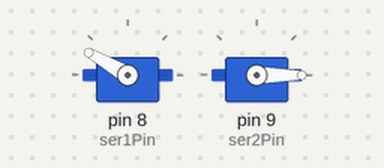
Simulated run of this sketch. Board: Arduino Uno, built with avr-gcc and run on an emulated ATmega328P. On the bench: 2 × servo. At 3.5 s the program stops and its outputs stay as they are.

Above: at 0.1 s.
At 2.1 s:
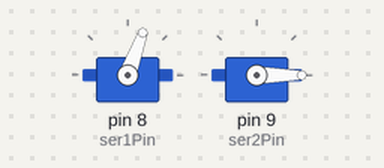
At 3.6 s:
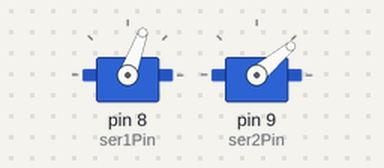
Timing chart, 0 to 5.0 s (numbered marks = the images above):
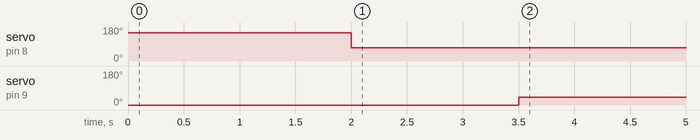

The sketch:

gripper.ino
```cpp
#include <Servo.h>
int ser1Pin=8;
int ser2Pin=9;
Servo gripper;
Servo mover;
void setup()
{
  gripper.attach(ser1Pin);
  mover.attach(ser2Pin);
}
void loop()
{
  gripper.write(150);
  mover.write(0);
  delay(2000);
  gripper.write(70);
  delay(1500);
  mover.write(40);
  while (1>0);
}
```

Measured:
- by itself, servo on pin 8 (ser1Pin): 150° → 70° at 2.0 s
- by itself, servo on pin 9 (ser2Pin): 0° → 40° at 3.5 s
